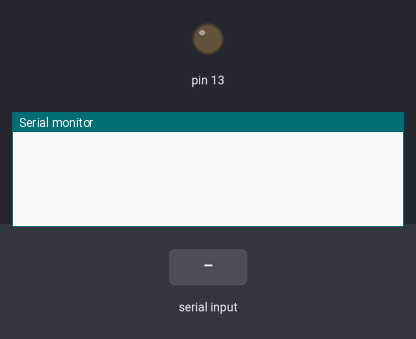
This sketch was run on a simulated Arduino Leonardo, built with avr-gcc and run on an emulated ATmega32U4. Parts: output pins drawn as LEDs (lit = HIGH), the last lines printed to the serial monitor. The test bench sets the inputs (shaded band).

Above: at 1.2 s.
1.3 s: "90,45\n" received over the second serial link
At 2.2 s:
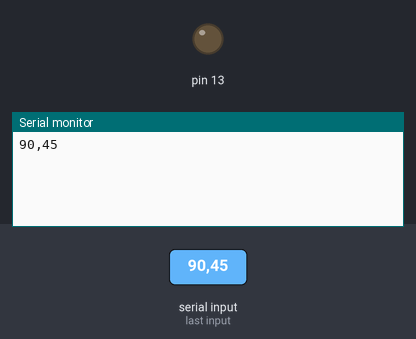
2.8 s: "5\n" received over the second serial link
At 3.3 s:
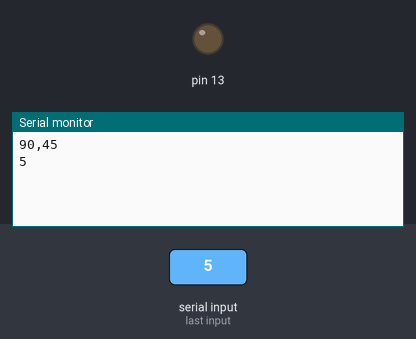

The sketch:

SerialResponse.ino
```cpp
#define MAX_BUFF 256

char buff[MAX_BUFF] = {0x00};
int counter = 0;
int cou = 1;
int flg = 0;
String st = "";

void setup() {
  // put your setup code here, to run once:
  // Serial.begin(115200);
  Serial1.begin(115200);
  //Serial1.println("Oh! Hellow World!");
  Serial.begin(115200);

  pinMode(13, OUTPUT);

//    while (!Serial) {
//  //    //wait for serial port to connect. Needed for Leonardo only
//      }
}

void loop() {

  while (Serial1.available() > 0) {
    digitalWrite(13, HIGH);

    char data = Serial1.read();
    //Serial.print(data);

    buff[counter]  = data;
    if (data == '\n') {
      buff[counter] = '\0';
      //long long x = char2LL(buff);
      //buff[0]～buff[counter-1]までが文字列となってここでうけとれる
      //シリアル送信側で終端文字\0が最後につけられることが前提
      st = String(buff);
      //Serial.println(buff);
      Serial.println(st);
            Serial1.println(st);

      //      LL2Serial(x);

      //      Serial1.println("");

      counter = 0;
    }
    else {
      counter++;
    }
  }
  digitalWrite(13, LOW);
}


long long char2LL(char *str)
{
  long long result = 0; // Initialize result
  // Iterate through all characters of input string and update result
  for (int i = 0; str[i] != '\0'; ++i)
    result = result * 10 + str[i] - '0';
  return result;
}

void LL2Serial(long long ll)
{
  uint64_t xx = ll / 1000000000ULL;
  if (xx > 0) Serial1.print((long)xx);
  Serial1.print((long)(ll - xx * 1000000000));
}
```

Measured:
- after the input at 1.3 s, the serial monitor: prints a new line at once (image 1)
- after the input at 2.8 s, the serial monitor: prints a new line at once (image 2)
